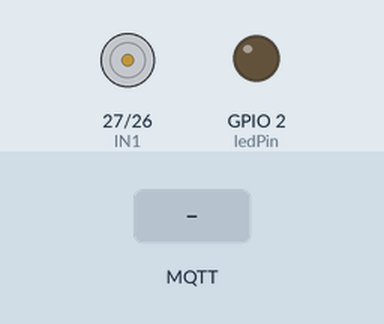
Bench run of a sketch on a simulated ESP32. Parts: motor-driver pin pairs drawn as motors (green arrow = first pin HIGH = forward, orange = second pin HIGH = backward, longer = more drive, scaled by the enable pin), output pins drawn as LEDs (lit = HIGH). Inputs (shaded band) come from the test bench. WiFi joins after 1.5 s; servers stay silent unless stated; random numbers use the default seed unless the sketch sets one; no MQTT or app messages arrive unless stated; what the sketch prints to the serial monitor is not drawn.

Above: at 2.7 s.
2.8 s: MQTT message "1" arrives on the first subscribed topic
At 5.2 s:
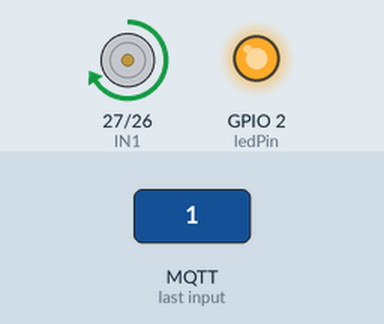
5.8 s: MQTT message "ON" arrives on the first subscribed topic
At 6.1 s:
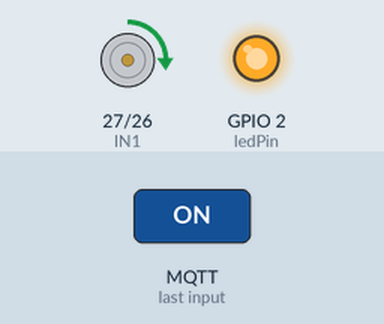
8.8 s: MQTT message "0" arrives on the first subscribed topic
At 9.07 s:
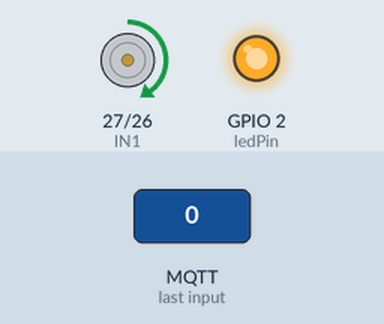
10.8 s: MQTT message "OFF" arrives on the first subscribed topic
Timing chart, 0 to 13.8 s (numbered marks = the images above; inputs shaded):
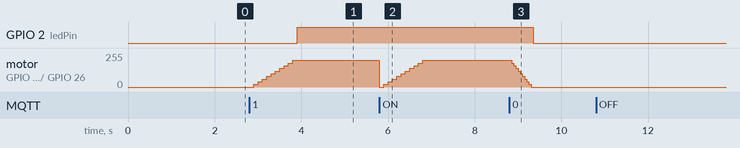

Measured:
- after the input at 2.8 s, GPIO 2 (ledPin): LOW → HIGH after 1.1 s; motor on GPIO 27 (IN1) / GPIO 26 (IN2): moves from stopped to forward 199/255 over 0.90 s, starting after 0.10 s
- after the input at 5.8 s, motor on GPIO 27 (IN1) / GPIO 26 (IN2): forward 199/255 → stopped at once, → forward 20/255 0.10 s later, → forward 40/255 0.10 s later, → forward 60/255 0.10 s later, … (11 changes in this stretch)
- after the input at 8.8 s, GPIO 2 (ledPin): HIGH → LOW after 0.55 s; motor on GPIO 27 (IN1) / GPIO 26 (IN2): moves from forward 199/255 to stopped over 0.45 s, starting after 0.05 s

The sketch:

modul4.ino
```cpp
// Modul 4

#include <WiFi.h>
#include <PubSubClient.h>

// ================= WIFI =================
const char* ssid = "TAHU";
const char* password = "emokmales123";

// ================= MQTT =================
const char* mqttServer = "broker.emqx.io";
const int mqttPort = 1883;
const char* mqttTopic = "kontrolbas";
const char* mqttTopicSpeed = "kontrolbas/speed";

// ================= PIN ==================
int ledPin = 2;          // LED onboard
int IN1 = 27;            // Driver IN1
int IN2 = 26;            // Driver IN2
int ENA = 12;            // Driver ENA (PWM)

// ================= PWM ==================
const int pwmChannel = 0;
const int pwmFreq = 30000;
const int pwmResolution = 8;
int duty = 0;

// ================= MQTT CLIENT ==========
WiFiClient espClient;
PubSubClient client(espClient);

// =======================================

void connectWiFi() {
  Serial.print("Connecting WiFi ");
  Serial.println(ssid);
  WiFi.begin(ssid, password);

  while (WiFi.status() != WL_CONNECTED) {
    delay(500);
    Serial.print(".");
  }

  Serial.println("\nWiFi CONNECTED");
  Serial.print("IP: ");
  Serial.println(WiFi.localIP());
}

void reconnectMQTT() {
  while (!client.connected()) {
    Serial.print("Connecting MQTT...");
    String clientID = "ESP32-" + String(random(0xffff), HEX);

    if (client.connect(clientID.c_str())) {
      Serial.println("CONNECTED");
      client.subscribe(mqttTopic);
      client.subscribe(mqttTopicSpeed);
      Serial.print("Subscribe: ");
      Serial.println(mqttTopic);
    } else {
      Serial.print("FAILED, rc=");
      Serial.print(client.state());
      delay(3000);
    }
  }
}

// ================= MOTOR =================
void motorON() {
  digitalWrite(IN1, HIGH);
  digitalWrite(IN2, LOW);

  // soft start
  for (int d = 0; d <= 200; d += 20) {
    ledcWrite(pwmChannel, d);
    delay(100);
  }

  digitalWrite(ledPin, HIGH);
  Serial.println("MOTOR ON");
}

void motorOFF() {
  for (int d = 200; d >= 0; d -= 20) {
    ledcWrite(pwmChannel, d);
    delay(50);
  }

  digitalWrite(IN1, LOW);
  digitalWrite(IN2, LOW);
  digitalWrite(ledPin, LOW);

  Serial.println("MOTOR OFF");
}

// =============== MQTT CALLBACK ===========
void callback(char* topic, byte* payload, unsigned int length) {
  String msg = "";
  for (int i = 0; i < length; i++) {
    msg += (char)payload[i];
  }

  Serial.print("Topic: ");
  Serial.print(topic);
  Serial.print(" | Payload: ");
  Serial.println(msg);

  // ===== ON / OFF =====
  if (String(topic) == "kontrolbas") {
    if (msg == "1" || msg == "ON") {
      motorON();
    }
    if (msg == "0" || msg == "OFF") {
      motorOFF();
    }
  }

  // ===== SPEED SLIDER =====
  if (String(topic) == "kontrolbas/speed") {
    duty = msg.toInt();
    duty = constrain(duty, 0, 255);
    ledcWrite(pwmChannel, duty);

    Serial.print("Speed set: ");
    Serial.println(duty);
  }
}

// ================= SETUP =================
void setup() {
  Serial.begin(115200);

  pinMode(ledPin, OUTPUT);
  pinMode(IN1, OUTPUT);
  pinMode(IN2, OUTPUT);
  pinMode(ENA, OUTPUT);

  ledcSetup(pwmChannel, pwmFreq, pwmResolution);
  ledcAttachPin(ENA, pwmChannel);
  ledcWrite(pwmChannel, 0);

  connectWiFi();

  client.setServer(mqttServer, mqttPort);
  client.setCallback(callback);
}

// ================= LOOP ==================
void loop() {
  if (!client.connected()) {
    reconnectMQTT();
  }
  client.loop();
}
```
